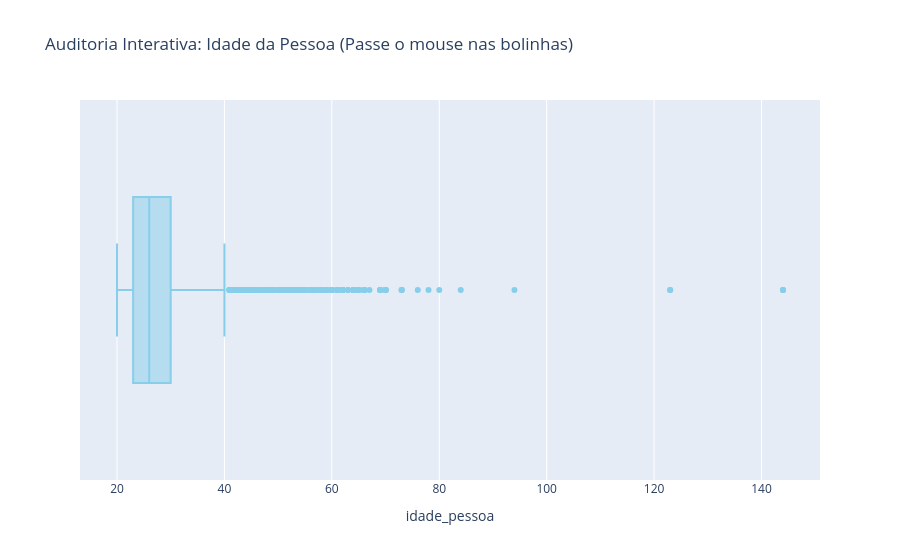

The notebook cell saved with this chart:
### Markdown cell above
Busquei um gráfico para melhor analisar e entender esses dados para a aplicação futura dos modelos.
O Uso do Plotly para Análise Visual para melhor entender informações discrepantes (outliers).

### Code cell
import plotly.express as px

fig_idade = px.box(
    df, 
    x="idade_pessoa", 
    title="Auditoria Interativa: Idade da Pessoa (Passe o mouse nas bolinhas)",
    points="outliers"
)
fig_idade.update_traces(marker_color='skyblue')
fig_idade.show()

### Figure 1 — Plotly figure (JSON) as saved in the notebook; plotly's stock layout.template omitted (floating-point values rounded to 4 significant figures; data arrays with more than 128 entries replaced by an {"elided": "..."} marker saying what was removed)
{"data": [{"alignmentgroup": "True", "boxpoints": "outliers", "hovertemplate": "idade_pessoa=%{x}<extra></extra>", "legendgroup": "", "marker": {"color": "skyblue"}, "name": "", "notched": false, "offsetgroup": "", "orientation": "h", "showlegend": false, "type": "box", "x": {"elided": "32416 int values"}, "x0": " ", "xaxis": "x", "y0": " ", "yaxis": "y"}], "layout": {"boxmode": "group", "legend": {"tracegroupgap": 0}, "title": {"text": "Auditoria Interativa: Idade da Pessoa (Passe o mouse nas bolinhas)"}, "xaxis": {"anchor": "y", "domain": [0, 1], "title": {"text": "idade_pessoa"}}, "yaxis": {"anchor": "x", "domain": [0, 1]}}}
